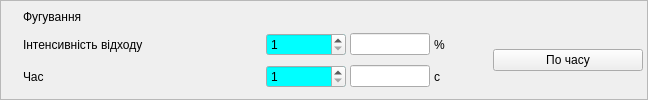
       <widget class="QFrame" name="f_4">
        <property name="frameShape">
         <enum>QFrame::StyledPanel</enum>
        </property>
        <property name="frameShadow">
         <enum>QFrame::Raised</enum>
        </property>
        <layout class="QGridLayout" name="gridLayout_3">
         <property name="leftMargin">
          <number>4</number>
         </property>
         <property name="topMargin">
          <number>4</number>
         </property>
         <property name="rightMargin">
          <number>4</number>
         </property>
         <property name="bottomMargin">
          <number>4</number>
         </property>
         <property name="spacing">
          <number>4</number>
         </property>
         <item row="1" column="4">
          <widget class="QLabel" name="label_11">
           <property name="text">
            <string>%</string>
           </property>
          </widget>
         </item>
         <item row="2" column="1">
          <widget class="QLabel" name="label_14">
           <property name="minimumSize">
            <size>
             <width>215</width>
             <height>0</height>
            </size>
           </property>
           <property name="text">
            <string>Час</string>
           </property>
          </widget>
         </item>
         <item row="1" column="3">
          <widget class="QLineEdit" name="Fott">
           <property name="minimumSize">
            <size>
             <width>0</width>
             <height>0</height>
            </size>
           </property>
           <property name="maximumSize">
            <size>
             <width>80</width>
             <height>16777215</height>
            </size>
           </property>
           <property name="toolTip">
            <string>Фактичне значення інтенсивності відходу патоки</string>
           </property>
           <property name="readOnly">
            <bool>true</bool>
           </property>
          </widget>
         </item>
         <item row="1" column="1">
          <widget class="QLabel" name="label_12">
           <property name="minimumSize">
            <size>
             <width>239</width>
             <height>0</height>
            </size>
           </property>
           <property name="text">
            <string>Інтенсивність відходу</string>
           </property>
          </widget>
         </item>
         <item row="0" column="0">
          <widget class="QCheckBox" name="cb_fug">
           <property name="styleSheet">
            <string notr="true">QCheckBox{
min-width: 14px;
min-height: 14px;
max-width: 14px;
max-height: 14px;
}
QCheckBox:checked
{
	
	image: url(:/butons/pict/bool_green_true_48x48.png);
}

QCheckBox:unchecked
{
	
	image: url(:/butons/pict/bool_green_false_48x48.png);
	
}

QCheckBox:indicator
{
	background: rgba(0, 0, 0, 0);
	height: 14px;
	width: 14px;
}
</string>
           </property>
           <property name="text">
            <string>CheckBox</string>
           </property>
          </widget>
         </item>
         <item row="0" column="1" colspan="5">
          <widget class="QLabel" name="label_10">
           <property name="text">
            <string>Фугування</string>
           </property>
          </widget>
         </item>
         <item row="1" column="5" rowspan="2">
          <spacer name="horizontalSpacer_3">
           <property name="orientation">
            <enum>Qt::Horizontal</enum>
           </property>
           <property name="sizeHint" stdset="0">
            <size>
             <width>40</width>
             <height>20</height>
            </size>
           </property>
          </spacer>
         </item>
         <item row="2" column="3">
          <widget class="QLineEdit" name="T_fug">
           <property name="minimumSize">
            <size>
             <width>0</width>
             <height>0</height>
            </size>
           </property>
           <property name="maximumSize">
            <size>
             <width>80</width>
             <height>16777215</height>
            </size>
           </property>
           <property name="toolTip">
            <string>Фактичний час фугування</string>
           </property>
           <property name="readOnly">
            <bool>true</bool>
           </property>
          </widget>
         </item>
         <item row="2" column="4">
          <widget class="QLabel" name="label_13">
           <property name="text">
            <string>с</string>
           </property>
          </widget>
         </item>
         <item row="1" column="2">
          <widget class="QSpinBox" name="Fott_zd">
           <property name="minimumSize">
            <size>
             <width>80</width>
             <height>0</height>
            </size>
           </property>
           <property name="palette">
            <palette>
             <active>
              <colorrole role="Base">
               <brush brushstyle="SolidPattern">
                <color alpha="255">
                 <red>0</red>
                 <green>255</green>
                 <blue>255</blue>
                </color>
               </brush>
              </colorrole>
             </active>
             <inactive>
              <colorrole role="Base">
               <brush brushstyle="SolidPattern">
                <color alpha="255">
                 <red>0</red>
                 <green>255</green>
                 <blue>255</blue>
                </color>
               </brush>
              </colorrole>
             </inactive>
             <disabled>
              <colorrole role="Base">
               <brush brushstyle="SolidPattern">
                <color alpha="255">
                 <red>244</red>
                 <green>244</green>
                 <blue>244</blue>
                </color>
               </brush>
              </colorrole>
             </disabled>
            </palette>
           </property>
           <property name="toolTip">
            <string>Задане значення інтенсивності відходу патоки для переходу до промивки цукру</string>
           </property>
           <property name="minimum">
            <number>1</number>
           </property>
           <property name="maximum">
            <number>50</number>
           </property>
          </widget>
         </item>
         <item row="2" column="2">
          <widget class="QSpinBox" name="T_fug_zd">
           <property name="minimumSize">
            <size>
             <width>80</width>
             <height>0</height>
            </size>
           </property>
           <property name="palette">
            <palette>
             <active>
              <colorrole role="Base">
               <brush brushstyle="SolidPattern">
                <color alpha="255">
                 <red>0</red>
                 <green>255</green>
                 <blue>255</blue>
                </color>
               </brush>
              </colorrole>
             </active>
             <inactive>
              <colorrole role="Base">
               <brush brushstyle="SolidPattern">
                <color alpha="255">
                 <red>0</red>
                 <green>255</green>
                 <blue>255</blue>
                </color>
               </brush>
              </colorrole>
             </inactive>
             <disabled>
              <colorrole role="Base">
               <brush brushstyle="SolidPattern">
                <color alpha="255">
                 <red>244</red>
                 <green>244</green>
                 <blue>244</blue>
                </color>
               </brush>
              </colorrole>
             </disabled>
            </palette>
           </property>
           <property name="toolTip">
            <string>Заданий час фугування</string>
           </property>
           <property name="minimum">
            <number>1</number>
           </property>
           <property name="maximum">
            <number>200</number>
           </property>
          </widget>
         </item>
         <item row="1" column="6" rowspan="2">
          <widget class="QPushButton" name="rej_fug">
           <property name="sizePolicy">
            <sizepolicy hsizetype="Preferred" vsizetype="Fixed">
             <horstretch>0</horstretch>
             <verstretch>0</verstretch>
            </sizepolicy>
           </property>
           <property name="minimumSize">
            <size>
             <width>150</width>
             <height>0</height>
            </size>
           </property>
           <property name="text">
            <string>По часу</string>
           </property>
           <property name="checkable">
            <bool>true</bool>
           </property>
          </widget>
         </item>
        </layout>
       </widget>
